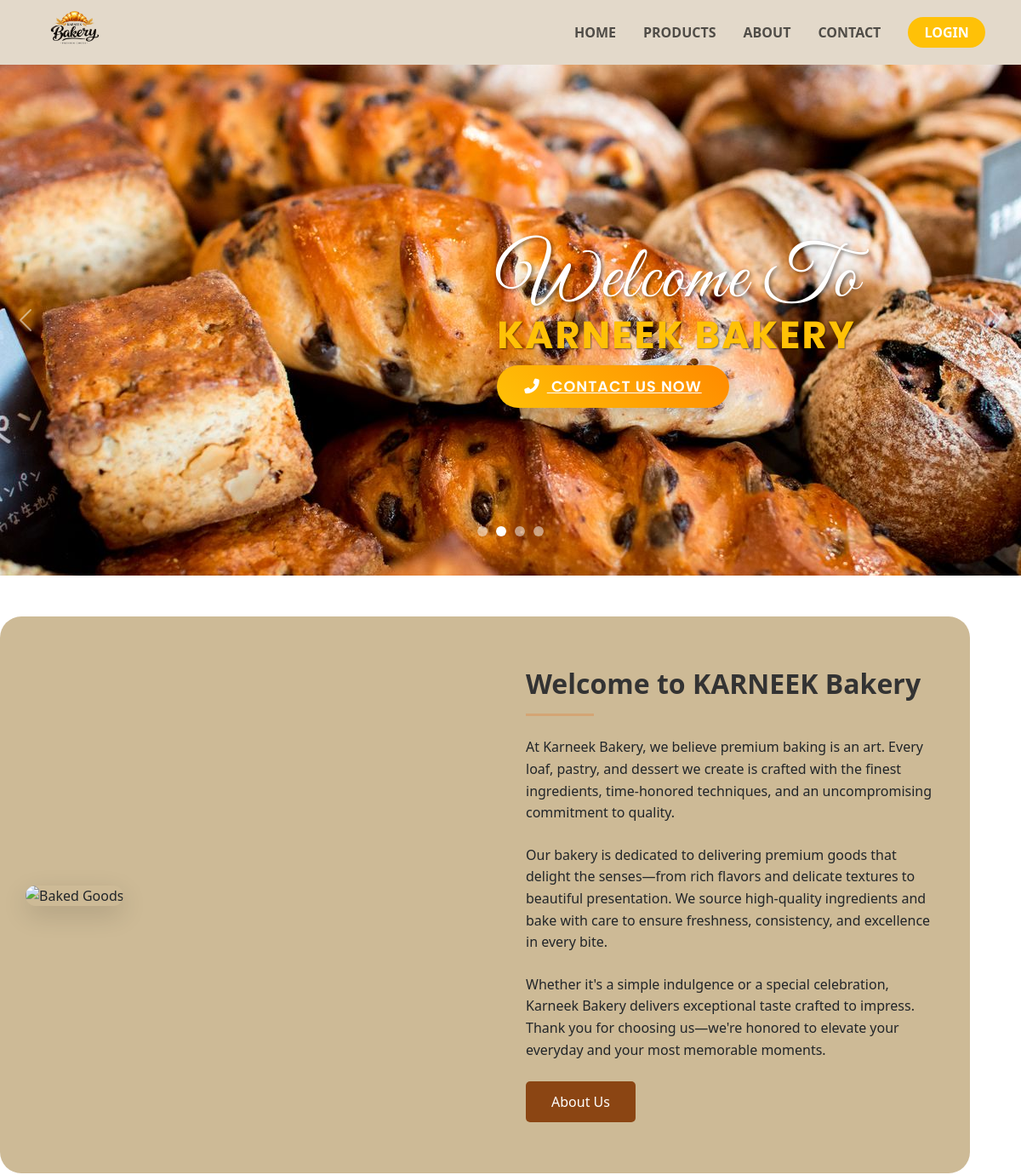
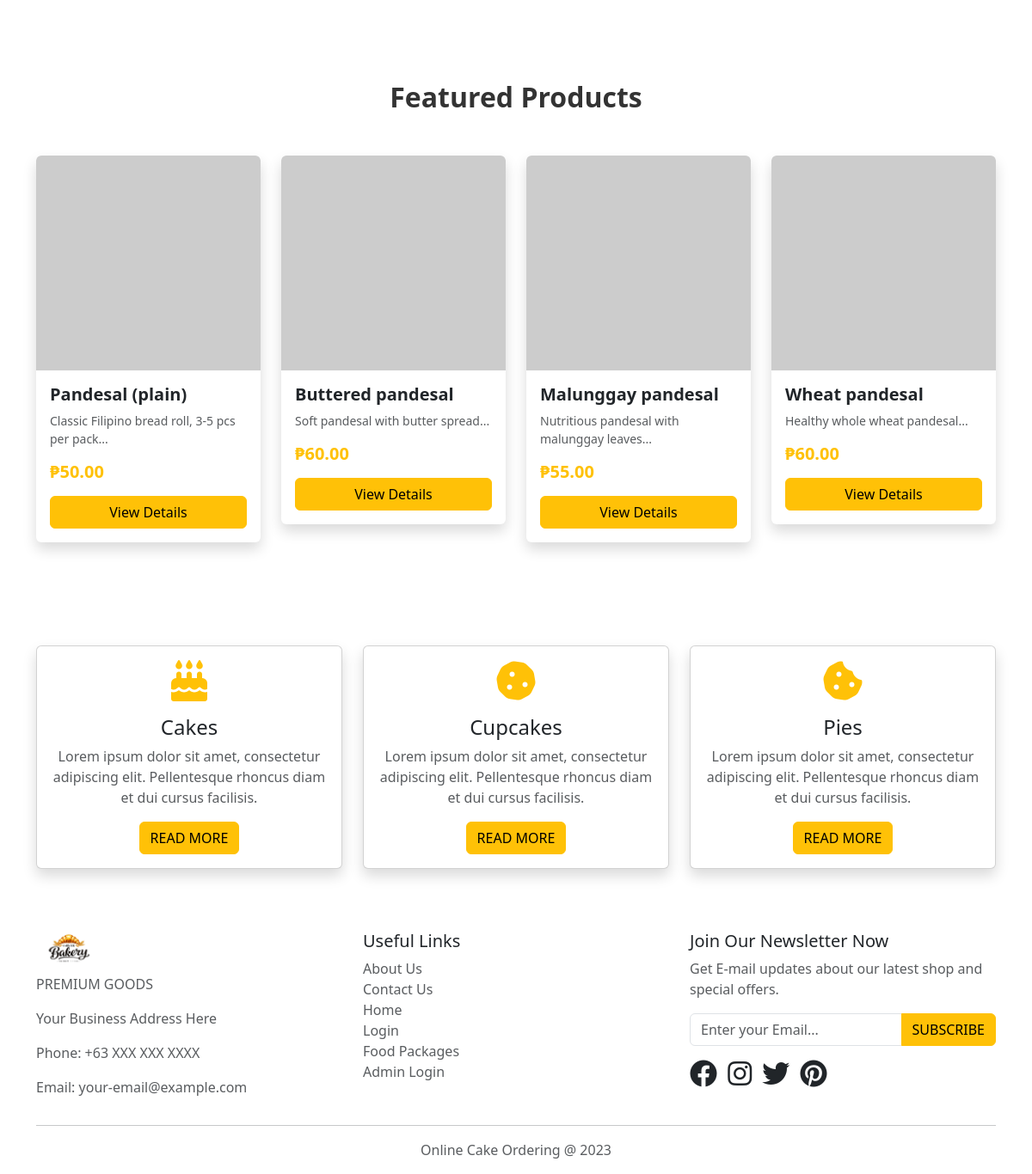
The page / on the database its author committed (2 pictures, top to bottom).
### tables this page shows
CREATE TABLE IF NOT EXISTS items (
    itemID INT AUTO_INCREMENT PRIMARY KEY,
    packageName VARCHAR(255) NOT NULL,
    foodDescription TEXT,
    itemContains TEXT,
    categoryID INT,
    itemImage VARCHAR(255),
    size VARCHAR(50),
    status VARCHAR(20) DEFAULT 'Active',
    suitableFor INT,
    price DECIMAL(10,2) NOT NULL,
    creationDate DATETIME DEFAULT CURRENT_TIMESTAMP,
    FOREIGN KEY (categoryID) REFERENCES categories(categoryID)
);

### connect.php (called while the page is built, shortened)
<?php
  function executeQuery($query){
    $conn = $GLOBALS['conn'];
    return mysqli_query($conn, $query);
  }
?>

### index.php (the view, shortened to what this page needs)
<?php
include("includes/header.php");
?>
<div id="heroCarousel" class="carousel slide carousel-fade" data-bs-ride="carousel" data-bs-interval="2500" data-bs-pause="false">
  <div class="carousel-indicators">
    <button type="button" data-bs-target="#heroCarousel" data-bs-slide-to="0" class="active"></button>
    <button type="button" data-bs-target="#heroCarousel" data-bs-slide-to="1"></button>
    <button type="button" data-bs-target="#heroCarousel" data-bs-slide-to="2"></button>
    <button type="button" data-bs-target="#heroCarousel" data-bs-slide-to="3"></button>
  </div>
  <div class="carousel-inner">
    <div class="carousel-item">
      <div class="carousel-bg carousel-bg-2">
        <div class="text-white carousel-content">
          <h1 class="hero-text">Welcome To<br><span>KARNEEK Bakery</span></h1>
          <a href="contact.php" class="btn-contact">
            <i class="fas fa-phone-alt"></i> Contact Us Now
          </a>
        </div>
      </div>
    </div>
  </div>
  <button class="carousel-control-prev" type="button" data-bs-target="#heroCarousel" data-bs-slide="prev">
    <span class="carousel-control-prev-icon" aria-hidden="true"></span>
  </button>
  <button class="carousel-control-next" type="button" data-bs-target="#heroCarousel" data-bs-slide="next">
    <span class="carousel-control-next-icon" aria-hidden="true"></span>
  </button>
</div>
<div class="container welcome-section">
  <div class="row align-items-center">
    <div class="col-md-6 mb-4 mb-md-0">
      <div class="welcome-image-wrapper">
        <img src="https://images.unsplash.com/photo-1555507036-ab1f4038808a?w=600" class="img-fluid" alt="Baked Goods">
      </div>
    </div>
    <div class="col-md-6 ps-md-5">
      <h2 class="section-title">Welcome to KARNEEK Bakery</h2>
      <div class="section-divider"></div>
      <div class="welcome-text">
        <p>At Karneek Bakery, we believe premium baking is an art. Every loaf, pastry, and dessert we create is crafted with the finest ingredients, time-honored techniques, and an uncompromising commitment to quality.</p>
        <p>Our bakery is dedicated to delivering premium goods that delight the senses—from rich flavors and delicate textures to beautiful presentation. We source high-quality ingredients and bake with care to ensure freshness, consistency, and excellence in every bite.</p>
        <p>Whether it's a simple indulgence or a special celebration, Karneek Bakery delivers exceptional taste crafted to impress. Thank you for choosing us—we're honored to elevate your everyday and your most memorable moments.</p>
      </div>
      <a href="about.php" class="btn-about">
        About Us
      </a>
    </div>
  </div>
</div>
<div class="container my-5 py-5">
  <h2 class="text-center mb-5" style="color: #333; font-weight: 600;">Featured Products</h2>
  <div class="row">
    <?php
    $query = "SELECT * FROM items WHERE status = 'Active' LIMIT 4";
    $result = executeQuery($query);
    while($row = mysqli_fetch_assoc($result)):
    ?>
    <div class="col-md-3 mb-4">
      <div class="card product-card shadow border-0" style="overflow: hidden;">
        <img src="<?php echo $row['itemImage'] ? 'uploads/'.$row['itemImage'] : 'https://via.placeholder.com/300x200'; ?>"
             class="card-img-top" alt="<?php echo $row['packageName']; ?>" style="height: 250px; object-fit: cover; transition: transform 0.3s;">
        <div class="card-body">
          <h5 class="card-title fw-bold"><?php echo $row['packageName']; ?></h5>
          <p class="card-text text-muted small"><?php echo substr($row['foodDescription'], 0, 60); ?>...</p>
          <p class="h5 text-warning fw-bold mb-3">₱<?php echo $row['price']; ?></p>
          <a href="products.php" class="btn btn-warning w-100">View Details</a>
        </div>
      </div>
    </div>
    <?php endwhile; ?>
  </div>
</div>
<div class="container my-5">
  <div class="row">
    <div class="col-md-4 mb-4">
      <div class="card shadow">
        <div class="card-body text-center">
          <i class="fas fa-birthday-cake fa-3x text-warning mb-3"></i>
          <h4>Cakes</h4>
          <p class="text-muted">Lorem ipsum dolor sit amet, consectetur adipiscing elit. Pellentesque rhoncus diam et dui cursus facilisis.</p>
          <a href="products.php" class="btn btn-warning">READ MORE</a>
        </div>
      </div>
    </div>
    <div class="col-md-4 mb-4">
      <div class="card shadow">
        <div class="card-body text-center">
          <i class="fas fa-cookie fa-3x text-warning mb-3"></i>
          <h4>Cupcakes</h4>
          <p class="text-muted">Lorem ipsum dolor sit amet, consectetur adipiscing elit. Pellentesque rhoncus diam et dui cursus facilisis.</p>
          <a href="products.php" class="btn btn-warning">READ MORE</a>
        </div>
      </div>
    </div>
    <div class="col-md-4 mb-4">
      <div class="card shadow">
        <div class="card-body text-center">
          <i class="fas fa-cookie-bite fa-3x text-warning mb-3"></i>
          <h4>Pies</h4>
          <p class="text-muted">Lorem ipsum dolor sit amet, consectetur adipiscing elit. Pellentesque rhoncus diam et dui cursus facilisis.</p>
          <a href="products.php" class="btn btn-warning">READ MORE</a>
        </div>
      </div>
    </div>
  </div>
</div>
<?php include("includes/footer.php"); ?>

### css/style.css (style rules this page uses)
.hero-text { font-family: 'Great Vibes', 'Dancing Script', cursive; font-size: 5.5rem; font-weight: 400; color: #fff; text-shadow: 2px 2px 4px rgba(0, 0, 0, 0.5); margin-bottom: 1.5rem; line-height: 1; letter-spacing: 2px; animation: fadeInUp 1s ease-out; }
.hero-text span { display: block; font-family: 'Poppins', sans-serif; font-size: 2.8rem; font-weight: 700; margin-top: 0; letter-spacing: 2px; text-transform: uppercase; color: #ffc107; text-shadow: 1px 1px 2px rgba(0, 0, 0, 0.5); }
.btn-contact { font-family: 'Poppins', sans-serif; font-weight: 600; font-size: 1.1rem; letter-spacing: 1px; padding: 0.8rem 2rem; border-radius: 50px; background: linear-gradient(45deg, #ffc107, #ff8a00); border: none; color: #fff !important; text-transform: uppercase; box-shadow: 0 4px 15px rgba(0, 0, 0, 0.2); transition: all 0.3s ease; position: relative; overflow: hidden; z-index: 1; }
.btn-contact::before { content: ''; position: absolute; top: 0; left: 0; width: 0; height: 100%; background: rgba(255, 255, 255, 0.2); transition: 0.5s ease; z-index: -1; }
.btn-contact i { margin-right: 8px; transition: transform 0.3s ease; }
#heroCarousel { height: 600px; position: relative; }
.carousel-item { height: 100%; }
.carousel-inner { height: 100%; }
.carousel-bg { height: 100%; background-size: cover; background-position: center; display: flex; align-items: center; justify-content: flex-end; padding-right: 100px; background-blend-mode: overlay; }
.carousel-bg-2 { background-image: url('../tinapay 2.jpg'); }
.carousel-content { max-width: 600px; padding: 40px; margin-right: 50px; }
.welcome-section { background-color: #CDBA96; padding: 60px 30px !important; border-radius: 25px; margin: 3rem 0; }
.welcome-image-wrapper { position: relative; }
.welcome-image-wrapper img { box-shadow: 0 10px 30px rgba(0,0,0,0.15); height: 500px; object-fit: cover; width: 100%; border-radius: 20px; }
.section-title { color: #333; font-weight: 600; margin-bottom: 1rem; }
.section-divider { width: 80px; height: 3px; background-color: #d4a574; margin-bottom: 1.5rem; }
.welcome-text p { line-height: 1.6; margin-bottom: 1.5rem; }
.btn-about { background-color: #8B4513; color: white; padding: 12px 30px; border-radius: 5px; text-decoration: none; display: inline-block; transition: all 0.3s ease; }
#heroCarousel .carousel-control-prev, #heroCarousel .carousel-control-next { width: 5%; }
#heroCarousel .carousel-indicators { bottom: 20px; }
#heroCarousel .carousel-indicators button { width: 12px; height: 12px; border-radius: 50%; margin: 0 5px; }
.product-card { transition: all 0.3s; }

### rows shown on the page
items: packageName "Pandesal (plain)", foodDescription "Classic Filipino bread roll, 3-5 pcs per pack", price "50.00"
items: packageName "Buttered pandesal", foodDescription "Soft pandesal with butter spread", price "60.00"
items: packageName "Malunggay pandesal", foodDescription "Nutritious pandesal with malunggay leaves", price "55.00"
items: packageName "Wheat pandesal", foodDescription "Healthy whole wheat pandesal", price "60.00"
